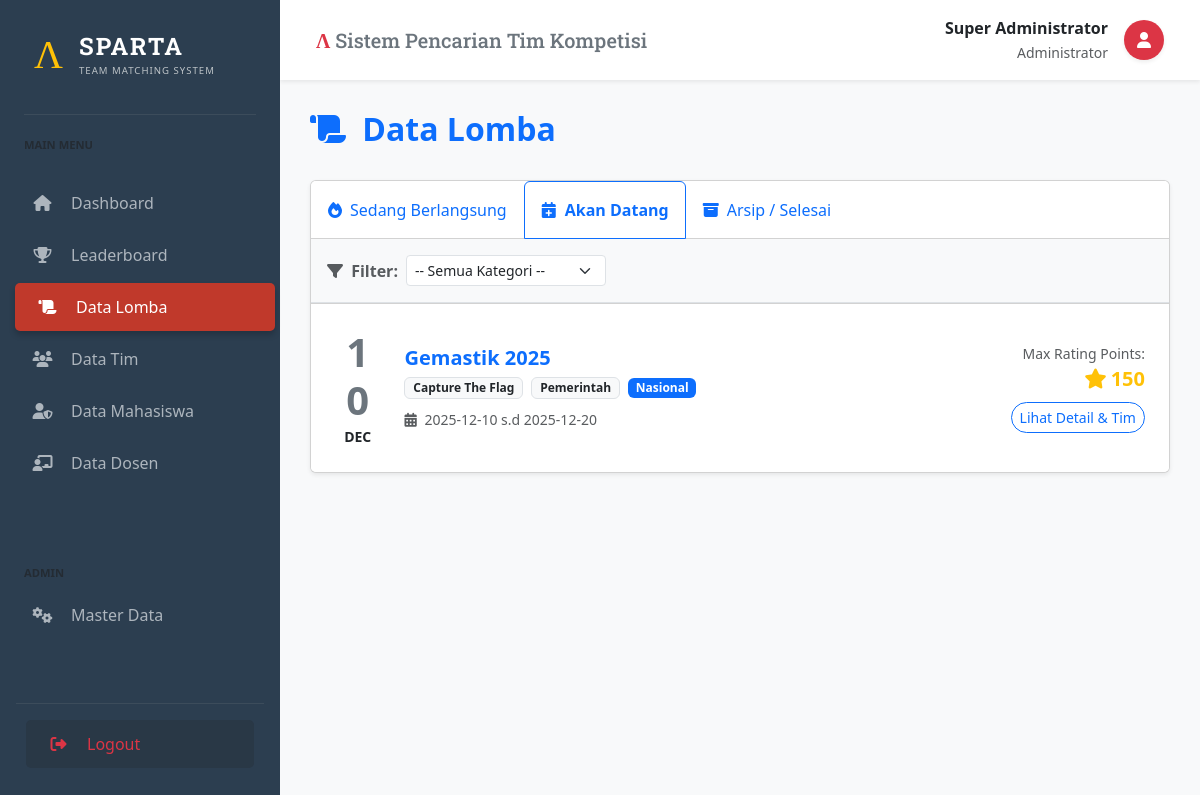
Screenshot of /index.php?page=lomba&tab=upcoming (signed in) with the database file from the repository.
### tables this page shows
CREATE TABLE Lomba (
    ID_Lomba INT AUTO_INCREMENT PRIMARY KEY,
    Nama_Lomba VARCHAR(200) NOT NULL,
    Deskripsi TEXT,
    Lokasi VARCHAR(100),
    Link_Web VARCHAR(255),
    Tanggal_Mulai DATE,
    Tanggal_Selesai DATE,
    ID_Kategori INT,
    ID_Jenis_Penyelenggara INT,
    ID_Tingkatan INT,
    FOREIGN KEY (ID_Kategori) REFERENCES Kategori_Lomba(ID_Kategori),
    FOREIGN KEY (ID_Jenis_Penyelenggara) REFERENCES Jenis_Penyelenggara(ID_Jenis),
    FOREIGN KEY (ID_Tingkatan) REFERENCES Tingkatan_Lomba(ID_Tingkatan)
);

CREATE TABLE Kategori_Lomba (
    ID_Kategori INT AUTO_INCREMENT PRIMARY KEY,
    Nama_Kategori VARCHAR(100) NOT NULL
);

CREATE TABLE Jenis_Penyelenggara (
    ID_Jenis INT AUTO_INCREMENT PRIMARY KEY,
    Nama_Jenis VARCHAR(100) NOT NULL,
    Bobot_Poin FLOAT DEFAULT 1.0
);

CREATE TABLE Tingkatan_Lomba (
    ID_Tingkatan INT AUTO_INCREMENT PRIMARY KEY,
    Nama_Tingkatan VARCHAR(50) NOT NULL,
    Poin_Dasar INT NOT NULL
);

### src/pages/lomba.php (the view, shortened to what this page needs)
<?php
$tab = $_GET['tab'] ?? 'active';
$filterTahun = $_GET['year'] ?? '';
$sql = "SELECT l.*, k.Nama_Kategori, p.Nama_Jenis, p.Bobot_Poin, t.Nama_Tingkatan, t.Poin_Dasar
        FROM Lomba l
        JOIN Kategori_Lomba k ON l.ID_Kategori = k.ID_Kategori
        JOIN Jenis_Penyelenggara p ON l.ID_Jenis_Penyelenggara = p.ID_Jenis
        JOIN Tingkatan_Lomba t ON l.ID_Tingkatan = t.ID_Tingkatan
        WHERE 1=1";
$params = [];
if ($tab == 'active') {
    $sql .= " AND CURDATE() BETWEEN l.Tanggal_Mulai AND l.Tanggal_Selesai";
} elseif ($tab == 'upcoming') {
    $sql .= " AND l.Tanggal_Mulai > CURDATE()";
} elseif ($tab == 'archive') {
    $sql .= " AND l.Tanggal_Selesai < CURDATE()";
    if ($filterTahun) {
        $sql .= " AND YEAR(l.Tanggal_Selesai) = ?";
        $params[] = $filterTahun;
    }
}
$sql .= " ORDER BY l.Tanggal_Mulai " . ($tab == 'archive' ? 'DESC' : 'ASC');
$stmt = $pdo->prepare($sql);
$stmt->execute($params);
$lombas = $stmt->fetchAll();
?>
<div class="d-flex justify-content-between align-items-center mb-4">
    <h2 class="fw-bold text-primary"><i class="fas fa-scroll me-2"></i> Data Lomba</h2>
</div>
<div class="card shadow-sm mb-4">
    <div class="card-header bg-white p-0">
        <ul class="nav nav-tabs card-header-tabs m-0">
            <li class="nav-item">
                <a class="nav-link py-3 <?= $tab=='active'?'active fw-bold border-top-0 border-start-0 border-end-0 border-bottom-3 border-danger text-danger':'' ?>" href="?page=lomba&tab=active">
                    <i class="fas fa-fire me-2"></i>Sedang Berlangsung
                </a>
            </li>
            <li class="nav-item">
                <a class="nav-link py-3 <?= $tab=='upcoming'?'active fw-bold border-bottom-3 border-primary text-primary':'' ?>" href="?page=lomba&tab=upcoming">
                    <i class="fas fa-calendar-plus me-2"></i>Akan Datang
                </a>
            </li>
            <li class="nav-item">
                <a class="nav-link py-3 <?= $tab=='archive'?'active fw-bold border-bottom-3 border-secondary text-secondary':'' ?>" href="?page=lomba&tab=archive">
                    <i class="fas fa-archive me-2"></i>Arsip / Selesai
                </a>
            </li>
        </ul>
    </div>
    <div class="card-body bg-light border-bottom">
        <form method="GET" class="row g-2 align-items-center">
            <div class="col-auto"><span class="fw-bold text-muted"><i class="fas fa-filter me-1"></i> Filter:</span></div>
            <div class="col-md-3">
                <select name="cat" class="form-select form-select-sm" onchange="this.form.submit()">
                    <option value="">-- Semua Kategori --</option>
                </select>
            </div>
        </form>
    </div>
    <div class="list-group list-group-flush">
        <?php foreach($lombas as $l): ?>
        <?php
            $maxPoints = $l['Poin_Dasar'] * $l['Bobot_Poin'];
        ?>
        <div class="list-group-item p-4 hover-shadow position-relative">
            <div class="row align-items-center">
                <div class="col-md-1 text-center">
                    <div class="display-6 fw-bold text-secondary"><?= date('d', strtotime($l['Tanggal_Mulai'])) ?></div>
                    <small class="text-uppercase fw-bold"><?= date('M', strtotime($l['Tanggal_Mulai'])) ?></small>
                </div>
                <div class="col-md-7">
                    <h5 class="fw-bold mb-1 text-primary">
                        <a href="?page=lomba_detail&id=<?= $l['ID_Lomba'] ?>" class="text-decoration-none stretched-link"><?= htmlspecialchars($l['Nama_Lomba']) ?></a>
                    </h5>
                    <div class="mb-2">
                        <span class="badge bg-light text-dark border me-1"><?= $l['Nama_Kategori'] ?></span>
                        <span class="badge bg-light text-dark border me-1"><?= $l['Nama_Jenis'] ?></span>
                        <span class="badge bg-<?= $tab=='active'?'danger':($tab=='upcoming'?'primary':'secondary') ?>">
                            <?= $l['Nama_Tingkatan'] ?>
                        </span>
                    </div>
                    <small class="text-muted"><i class="fas fa-calendar-alt me-1"></i> <?= $l['Tanggal_Mulai'] ?> s.d <?= $l['Tanggal_Selesai'] ?></small>
                </div>
                <div class="col-md-4 text-end">
                    <div class="mb-2">
                        <small class="text-muted d-block">Max Rating Points:</small>
                        <span class="fs-5 fw-bold text-warning"><i class="fas fa-star me-1"></i><?= number_format($maxPoints) ?></span>
                    </div>
                    <a href="?page=lomba_detail&id=<?= $l['ID_Lomba'] ?>" class="btn btn-sm btn-outline-primary rounded-pill position-relative z-index-2">Lihat Detail & Tim</a>
                </div>
            </div>
        </div>
        <?php endforeach; ?>
    </div>
</div>

### rows the page displays
lomba: Tanggal_Mulai "10", Tanggal_Mulai "DEC", Nama_Lomba "Gemastik 2025", ID_Kategori.Nama_Kategori "Capture The Flag", ID_Jenis_Penyelenggara.Nama_Jenis "Pemerintah", ID_Tingkatan.Nama_Tingkatan "Nasional", Tanggal_Mulai "2025-12-10", Tanggal_Selesai "2025-12-20", ID_Tingkatan.Bobot_Poin "150"

### other values shown
$namaUser "Super Administrator"
